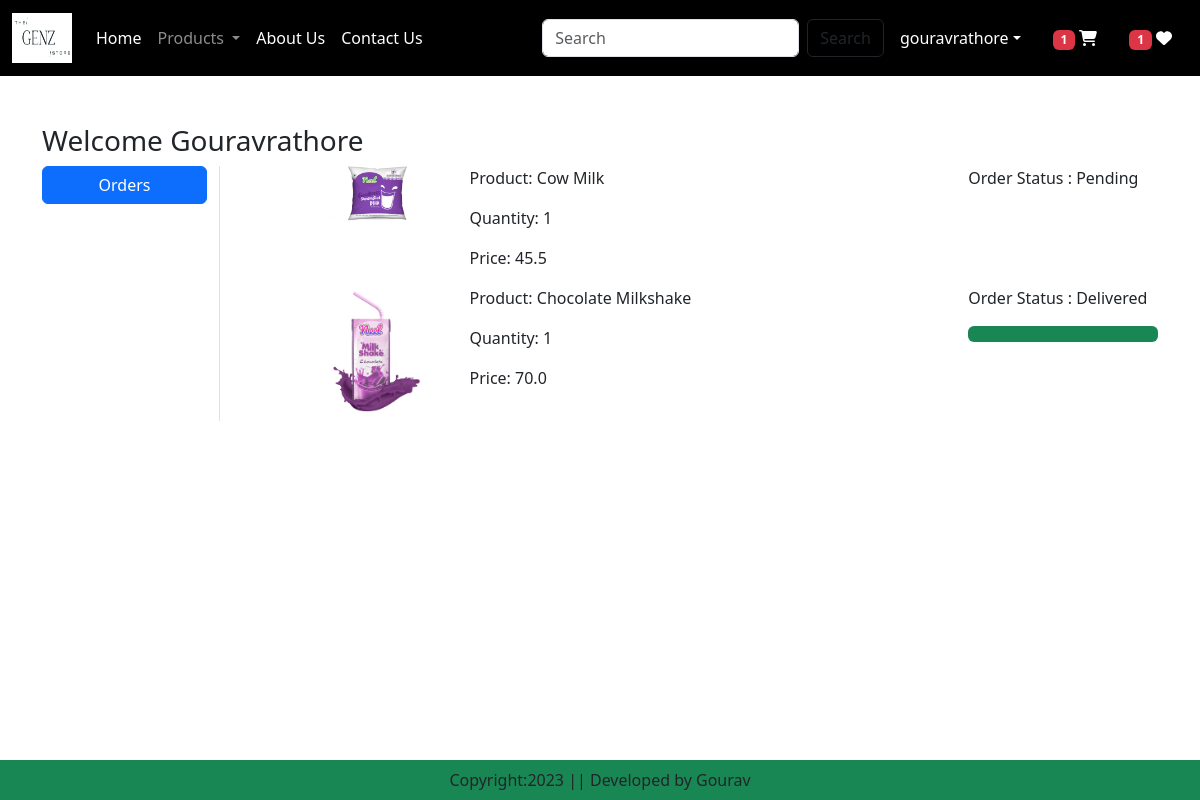
The app's page /orders/ (signed in) with its own data.
### app/models.py (models this page shows, shortened)
class OrderPlaced(models.Model):
    user = models.ForeignKey(User, on_delete=models.CASCADE)
    customer = models.ForeignKey(Customer, on_delete=models.CASCADE)
    product = models.ForeignKey(Product, on_delete=models.CASCADE)
    quantity = models.PositiveIntegerField(default=1)
    ordered_date = models.DateTimeField(auto_now_add=True)
    status = models.CharField(max_length=50, choices = STATUS_CHOICES, default='Pending')
    payment = models.ForeignKey(Payment, on_delete=models.CASCADE, default="")
    @property
    def total_cost(self):
        return self.quantity * self.product.discounted_price

class Product(models.Model):
    title = models.CharField(max_length=1000)
    selling_price = models.FloatField()
    discounted_price = models.FloatField()
    description = models.TextField()
    composition = models.TextField(default='')
    prodapp = models.TextField(default='')
    category = models.CharField(choices=CATEGORY_CHOICES,max_length=10)
    product_image = models.ImageField(upload_to='product')

### app/views.py (the view)
# urls.py: path('orders/', views.orders, name="orders"),
@login_required
def orders(request):
    totalitem = 0
    wishitem=0
    if request.user.is_authenticated:
        totalitem = len(Cart.objects.filter(user=request.user))
        wishitem = len(Wishlist.objects.filter(user=request.user))
    order_placed=OrderPlaced.objects.filter(user=request.user)
    return render(request, 'app/orders.html',locals())

### app/templates/app/orders.html (shortened to what this page needs)
{% extends 'app/base.html' %}
{% load static %}
{% block main-content %}
<div class="container my-5">
    <div class="row">
        <h3>Welcome <span class="text-capitalize">{{request.user}}</span></h3>
        <div class="col-sm-2 border-end">
            <ul class="list-unstyled">
                <li class="d-grid"><a href="{% url 'orders' %}" class="btn btn-primary">Orders</a></li>
            </ul>
        </div>
        <div class="col-sm-9 offset-sm-1">
            {% for op in order_placed %}
            <div class="row">
                <div class="col-sm-2">
                    <img src="{{op.product.product_image.url}}" class="img-fluid" height="100" width="100">
                </div>
                <div class="col-sm-7">
                    <p>Product: {{op.product.title}}</p>
                    <p>Quantity: {{op.quantity}}</p>
                    <p>Price: {{op.total_cost}}</p>
                </div>
                <div class="col-sm-3">
                    <p>Order Status : {{op.status}}</p>
                    {% if op.status == 'Delivered' %}
                    <div class="progress">
                        <div class="progress-bar bg-success" role="progressbar" style="width: 100%;" aria-valuenow="100" area-valuemax="100"></div>
                    </div>
                    {% endif %}
                </div>
            </div>
            {% endfor %}
        </div>
    </div>
</div>
{% endblock %}

### app/templates/app/base.html (shortened to what this page needs)
<!DOCTYPE html>
{% load static %}
<html lang="en">
<head>
    <link href="https://cdn.jsdelivr.net/npm/bootstrap@5.3.1/dist/css/bootstrap.min.css" rel="stylesheet">
    <link href="//maxcdn.bootstrapcdn.com/font-awesome/4.1.0/css/font-awesome.min.css" rel="stylesheet">
    <link rel="stylesheet" href="{% static 'app/css/owl.carousel.min.css' %}">
    <link rel="stylesheet" href="{% static 'app/css/all.min.css' %}">
    <link rel="stylesheet" href="{% static 'app/css/style.css' %}">
</head>
<body>
    <nav class="navbar navbar-expand-lg navbar-dark bg-black">
        <div class="container-fluid">
          <a class="navbar-brand" href="#"><img src="{% static 'app/images/logo.png' %}" width="60", height = "50"></a>
          <div class="collapse navbar-collapse" id="navbarSupportedContent">
            <ul class="navbar-nav me-auto mb-2 mb-lg-0">
              {% if request.user.is_authenticated %}
              <li class="nav-item">
                <a class="nav-link active" aria-current="page" href="/">Home</a>
              </li>
              <li class="nav-item dropdown">
                <a class="nav-link dropdown-toggle" href="#" role="button" data-bs-toggle="dropdown" aria-expanded="false">
                  Products
                </a>
              </li>
              <li class="nav-item">
                <a class="nav-link text-white" href="{% url 'about' %}">About Us</a>
              </li>
              <li class="nav-item">
                <a class="nav-link text-white" href="{% url 'contact' %}">Contact Us</a>
              </li>
            </ul>
            <form class="d-flex" role="search" action="/search">
              <input class="form-control me-2" type="search" placeholder="Search" name="search" aria-label="Search">
              <button class="btn btn-outline-dark" type="submit">Search</button>
            </form>
          </div>
          <ul class="navbar-nav me-auto mb-2 mb-lg-0">
            <li class="nav-item dropdown mx-2">
                <a class="nav-link dropdown-toggle text-white" href="#" id="profileDropdown" role="button" data-bs-toggle="dropdown" aria-expanded="false">{{request.user}}</a>
            </li>
            <li class="nav-item mx-2">
                <a href="{% url 'showcart' %}" class="nav-link text-white">{% if totalitem > 0 %} <span class="badge bg-danger"> {{totalitem}} </span>{% endif %} <i class="fa fa-shopping-cart"></i></a>
            </li>
            <li class="nav-item mx-2">
                <a href="{% url 'showwishlist' %}" class="nav-link text-white">{% if wishitem > 0 %} <span class="badge bg-danger"> {{wishitem}} </span>  {% endif %} <i class="fa fa-heart"></i></a>
            </li>
            {% endif %}
          </ul>
        </div>
    </nav>
    {% block main-content %}{% endblock main-content %}
    <footer class="container-fluid bg-success fixed-bottom text-center p-2 mt-5">
        Copyright:2023 || Developed by Gourav
    </footer>
</body>
</html>

### records on screen
OrderPlaced: product.product_image (picture), product "Cow Milk", quantity "1", total_cost "45.5", status "Pending"
OrderPlaced: product.product_image (picture), product "Chocolate Milkshake", quantity "1", total_cost "70.0", status "Delivered"

### other values on screen
{{ request.user }} "gouravrathore"
{{ totalitem }} "1"
{{ wishitem }} "1"
{{ request.user }} "Gouravrathore"
